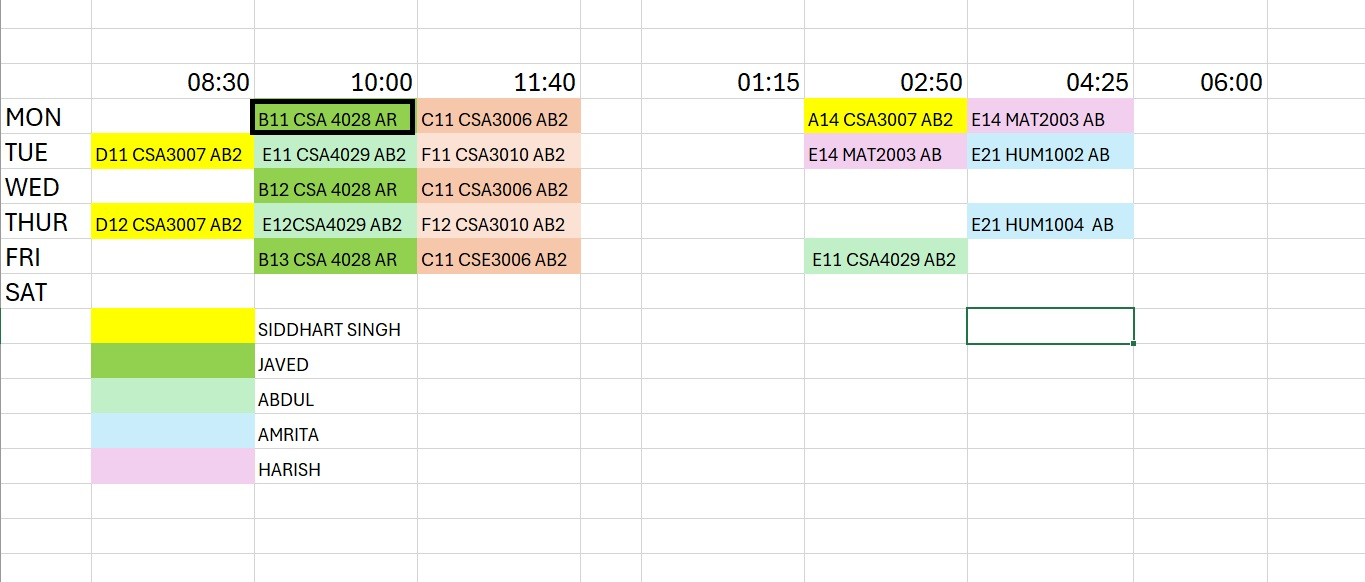
#> input picture test_edited.jpg, 1365 x 582 px
$ python test_ela.py
#> lines starting #> are read from the running program, lines starting #| are printed output that depends on the picture
from PIL import Image, ImageChops, ImageEnhance
import os

def perform_ela(image_path, quality=90):
    # Step 1: Open the original image
#> called with image_path = 'test_edited.jpg', quality = 90
    original = Image.open(image_path).convert("RGB")
#> original is the input picture: PIL image 1365x582 RGB; mean R, G, B 241.9, 243.5, 232.8

    # Step 2: Save it again as a JPEG at a known quality level
    # This is the "resave" that edited regions will react differently to
    temp_path = "temp_resaved.jpg"
    original.save(temp_path, "JPEG", quality=quality)

    # Step 3: Re-open the resaved version
    resaved = Image.open(temp_path)

    # Step 4: Find the difference between original and resaved
    diff = ImageChops.difference(original, resaved)
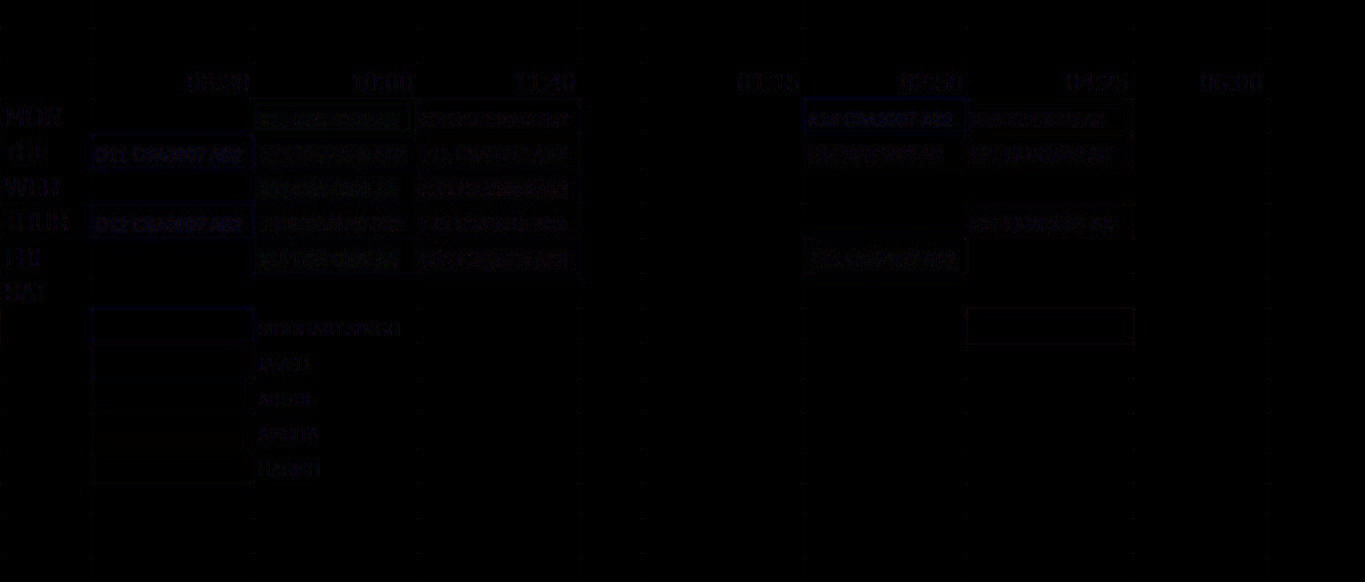
#> diff: PIL image 1365x582 RGB; mean R, G, B 0.8, 0.6, 1.2

    # Step 5: Boost the differences so they're visible to the human eye
    # (real differences are usually very small pixel values, so we amplify them)
    extrema = diff.getextrema()  # gets the min/max difference values per channel
#> extrema = ((0, 35), (0, 27), (0, 54))
    max_diff = max([ex[1] for ex in extrema])
#> max_diff = 54
    if max_diff == 0:
        max_diff = 1  # avoid dividing by zero
    scale = 255.0 / max_diff
#> scale = 4.72

    ela_image = ImageEnhance.Brightness(diff).enhance(scale)
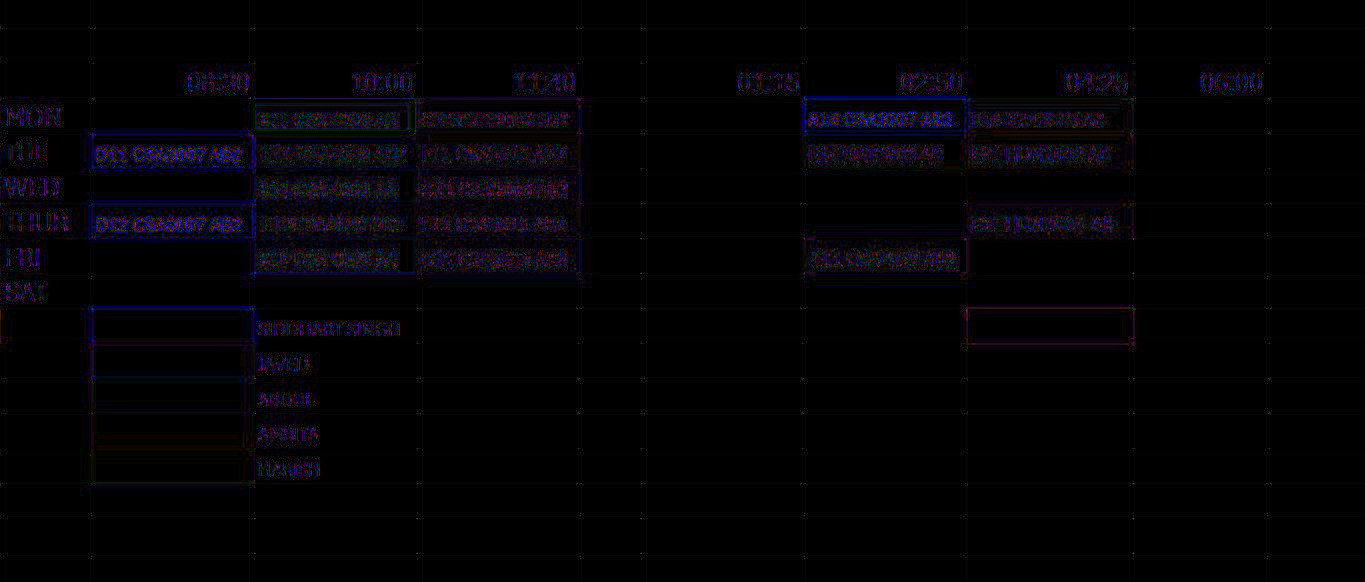
#> ela_image: PIL image 1365x582 RGB; mean R, G, B 3.7, 2.5, 5.3

    # Step 6: Save the result so you can look at it
    ela_image.save("ela_result.jpg")

    # Clean up the temporary file
    os.remove(temp_path)

    print("ELA complete. Check ela_result.jpg")
    print("Max difference found:", max_diff, "(higher can mean more editing/artifacts)")
#| Max difference found: 54 (higher can mean more editing/artifacts)

# Run it on your test image
perform_ela("test_edited.jpg")
